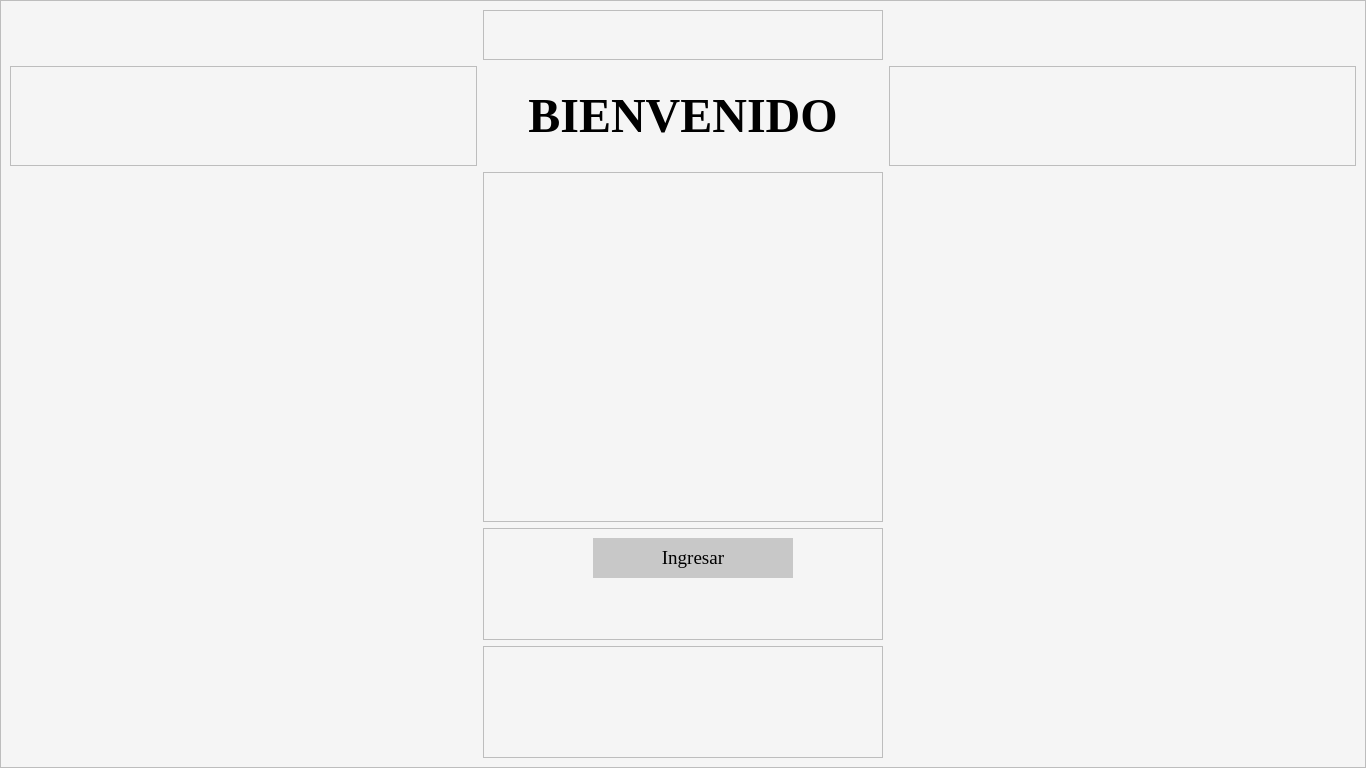
<?xml version="1.0" encoding="UTF-8"?>
<ui version="4.0">
 <class>MainWindow</class>
 <widget class="QMainWindow" name="MainWindow">
  <property name="geometry">
   <rect>
    <x>0</x>
    <y>0</y>
    <width>1366</width>
    <height>768</height>
   </rect>
  </property>
  <property name="sizePolicy">
   <sizepolicy hsizetype="MinimumExpanding" vsizetype="MinimumExpanding">
    <horstretch>0</horstretch>
    <verstretch>0</verstretch>
   </sizepolicy>
  </property>
  <property name="minimumSize">
   <size>
    <width>1366</width>
    <height>768</height>
   </size>
  </property>
  <property name="windowTitle">
   <string>MainWindow</string>
  </property>
  <widget class="QWidget" name="centralwidget">
   <layout class="QVBoxLayout" name="verticalLayout_3">
    <property name="spacing">
     <number>0</number>
    </property>
    <property name="leftMargin">
     <number>0</number>
    </property>
    <property name="topMargin">
     <number>0</number>
    </property>
    <property name="rightMargin">
     <number>0</number>
    </property>
    <property name="bottomMargin">
     <number>0</number>
    </property>
    <item>
     <widget class="QFrame" name="frame">
      <property name="styleSheet">
       <string notr="true">background-color: rgb(245, 245, 245);</string>
      </property>
      <property name="frameShape">
       <enum>QFrame::StyledPanel</enum>
      </property>
      <property name="frameShadow">
       <enum>QFrame::Raised</enum>
      </property>
      <layout class="QGridLayout" name="gridLayout_2">
       <item row="0" column="0">
        <layout class="QGridLayout" name="gridLayout">
         <item row="1" column="2">
          <widget class="QFrame" name="frame_4">
           <property name="frameShape">
            <enum>QFrame::StyledPanel</enum>
           </property>
           <property name="frameShadow">
            <enum>QFrame::Raised</enum>
           </property>
          </widget>
         </item>
         <item row="1" column="1">
          <widget class="QLabel" name="label_2">
           <property name="minimumSize">
            <size>
             <width>400</width>
             <height>100</height>
            </size>
           </property>
           <property name="maximumSize">
            <size>
             <width>300</width>
             <height>100</height>
            </size>
           </property>
           <property name="font">
            <font>
             <family>Georgia</family>
             <pointsize>36</pointsize>
             <weight>75</weight>
             <bold>true</bold>
            </font>
           </property>
           <property name="text">
            <string>BIENVENIDO</string>
           </property>
           <property name="alignment">
            <set>Qt::AlignCenter</set>
           </property>
          </widget>
         </item>
         <item row="4" column="1">
          <widget class="QFrame" name="frame_6">
           <property name="frameShape">
            <enum>QFrame::StyledPanel</enum>
           </property>
           <property name="frameShadow">
            <enum>QFrame::Raised</enum>
           </property>
          </widget>
         </item>
         <item row="0" column="1">
          <widget class="QFrame" name="frame_5">
           <property name="maximumSize">
            <size>
             <width>16777215</width>
             <height>50</height>
            </size>
           </property>
           <property name="frameShape">
            <enum>QFrame::StyledPanel</enum>
           </property>
           <property name="frameShadow">
            <enum>QFrame::Raised</enum>
           </property>
          </widget>
         </item>
         <item row="1" column="0">
          <widget class="QFrame" name="frame_3">
           <property name="frameShape">
            <enum>QFrame::StyledPanel</enum>
           </property>
           <property name="frameShadow">
            <enum>QFrame::Raised</enum>
           </property>
          </widget>
         </item>
         <item row="2" column="1">
          <widget class="QFrame" name="frame_2">
           <property name="minimumSize">
            <size>
             <width>0</width>
             <height>350</height>
            </size>
           </property>
           <property name="maximumSize">
            <size>
             <width>16777215</width>
             <height>500</height>
            </size>
           </property>
           <property name="frameShape">
            <enum>QFrame::StyledPanel</enum>
           </property>
           <property name="frameShadow">
            <enum>QFrame::Raised</enum>
           </property>
           <widget class="QLabel" name="label">
            <property name="geometry">
             <rect>
              <x>50</x>
              <y>10</y>
              <width>300</width>
              <height>300</height>
             </rect>
            </property>
            <property name="minimumSize">
             <size>
              <width>300</width>
              <height>100</height>
             </size>
            </property>
            <property name="maximumSize">
             <size>
              <width>200</width>
              <height>300</height>
             </size>
            </property>
            <property name="font">
             <font>
              <family>Baskerville Old Face</family>
              <pointsize>30</pointsize>
             </font>
            </property>
            <property name="text">
             <string/>
            </property>
            <property name="pixmap">
             <pixmap>../img/logoPrincipal.png</pixmap>
            </property>
            <property name="scaledContents">
             <bool>true</bool>
            </property>
            <property name="alignment">
             <set>Qt::AlignCenter</set>
            </property>
           </widget>
          </widget>
         </item>
         <item row="3" column="1">
          <widget class="QFrame" name="frame_7">
           <property name="frameShape">
            <enum>QFrame::StyledPanel</enum>
           </property>
           <property name="frameShadow">
            <enum>QFrame::Raised</enum>
           </property>
           <widget class="QPushButton" name="pushButton_Principal">
            <property name="geometry">
             <rect>
              <x>110</x>
              <y>10</y>
              <width>200</width>
              <height>40</height>
             </rect>
            </property>
            <property name="minimumSize">
             <size>
              <width>200</width>
              <height>40</height>
             </size>
            </property>
            <property name="maximumSize">
             <size>
              <width>200</width>
              <height>40</height>
             </size>
            </property>
            <property name="font">
             <font>
              <family>Georgia</family>
              <pointsize>14</pointsize>
             </font>
            </property>
            <property name="layoutDirection">
             <enum>Qt::LeftToRight</enum>
            </property>
            <property name="styleSheet">
             <string notr="true">border:none;

background-color: rgb(200, 200, 200);</string>
            </property>
            <property name="text">
             <string>Ingresar</string>
            </property>
           </widget>
          </widget>
         </item>
        </layout>
       </item>
      </layout>
     </widget>
    </item>
   </layout>
  </widget>
 </widget>
 <resources/>
 <connections/>
</ui>
